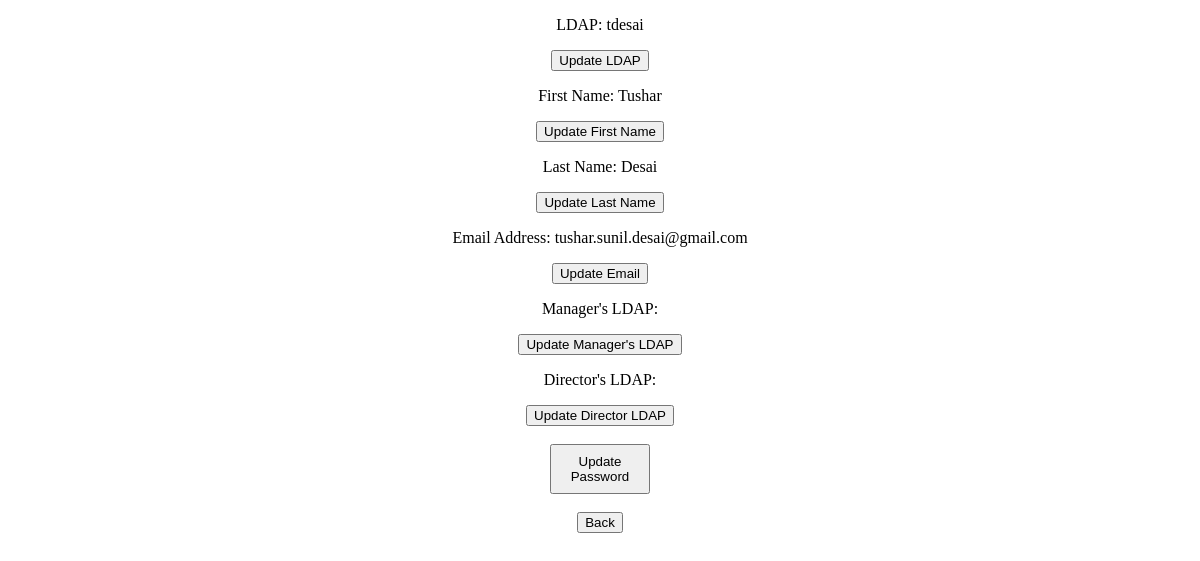
The app's page /quest/user_info/tdesai (signed in) with its own data.
### quest_extension/models.py (models this page shows, shortened)
class User(models.Model):
    user_ldap = models.CharField(max_length=45)
    user_first_name = models.CharField(max_length=45)
    user_last_name = models.CharField(max_length=45)
    user_email = models.CharField(max_length=45)
    user_password = models.CharField(max_length = 45)
    user_reset_password_pin = models.CharField(max_length = 5, null=True, default = None)

### quest_extension/views.py (the view)
# urls.py: path('user_info/<ldap>',views.get_user_info),
def get_user_info(request, ldap):
    if not validate_user_access(request, ldap):
        return HttpResponseRedirect('/quest/user_login')
    current_user = User.objects.get(user_ldap = ldap)
    context = {'current_user': current_user}
    return render(request, 'quest_extension/user_info.html', context)

### quest_extension/logic.py (called while the page is built)
def validate_user_access(request, ldap):
    return 'current_user_ldap' in request.session and request.session['current_user_ldap'] == ldap

### quest_extension/templates/quest_extension/user_info.html (shortened to what this page needs)
{% load static %}
<!DOCTYPE html>
<html>
<head>
    <link rel="stylesheet" type="text/css" href="{% static 'quest_extension/user_info_style.css' %}">
</head>
<body>
    <p>LDAP: {{current_user.user_ldap}}</p>
    <button id = 'update_ldap_button' onclick="update('ldap')"> Update LDAP</button>
    <p> First Name:  {{current_user.user_first_name }} </p>
    <button id = 'update_first_name_button' onclick="update('first_name')"> Update First Name</button>
    <p> Last Name: {{current_user.user_last_name}} </p>
    <button id = 'update_last_name_button' onclick="update('last_name')"> Update Last Name</button>
    <p> Email Address: </h3> {{current_user.user_email}} </p>
    <button id = 'update_email_button' onclick="update('email')"> Update Email</button>
    <p> Manager's LDAP: </h3> {{current_user.user_manager_ldap}} </p>
    <button id = 'update_manager_ldap_button' onclick="update('manager_ldap')"> Update Manager's LDAP</button>
    <p> Director's LDAP: {{current_user.user_director_ldap}} </p>
    <button id = 'update_director_ldap_button' onclick="update('director_ldap')"> Update Director LDAP</button>
    <br>
    <br>
    <button id = 'update_password_button' onclick="update('password')"> Update Password</button>
    <br>
    <br>
    <form method = 'GET' action = '/quest/user_project_page/{{current_user.user_ldap}}'>
        <button type='submit'> Back </button>
    </form>
</body>
</html>

### quest_extension/static/quest_extension/user_info_style.css (style rules this page uses)
* { text-align: center; }
#update_password_button { height: 50px; width: 100px; }

### records on screen
User: user_ldap "tdesai", user_first_name "Tushar", user_last_name "Desai", user_email "tushar.sunil.desai@gmail.com"
